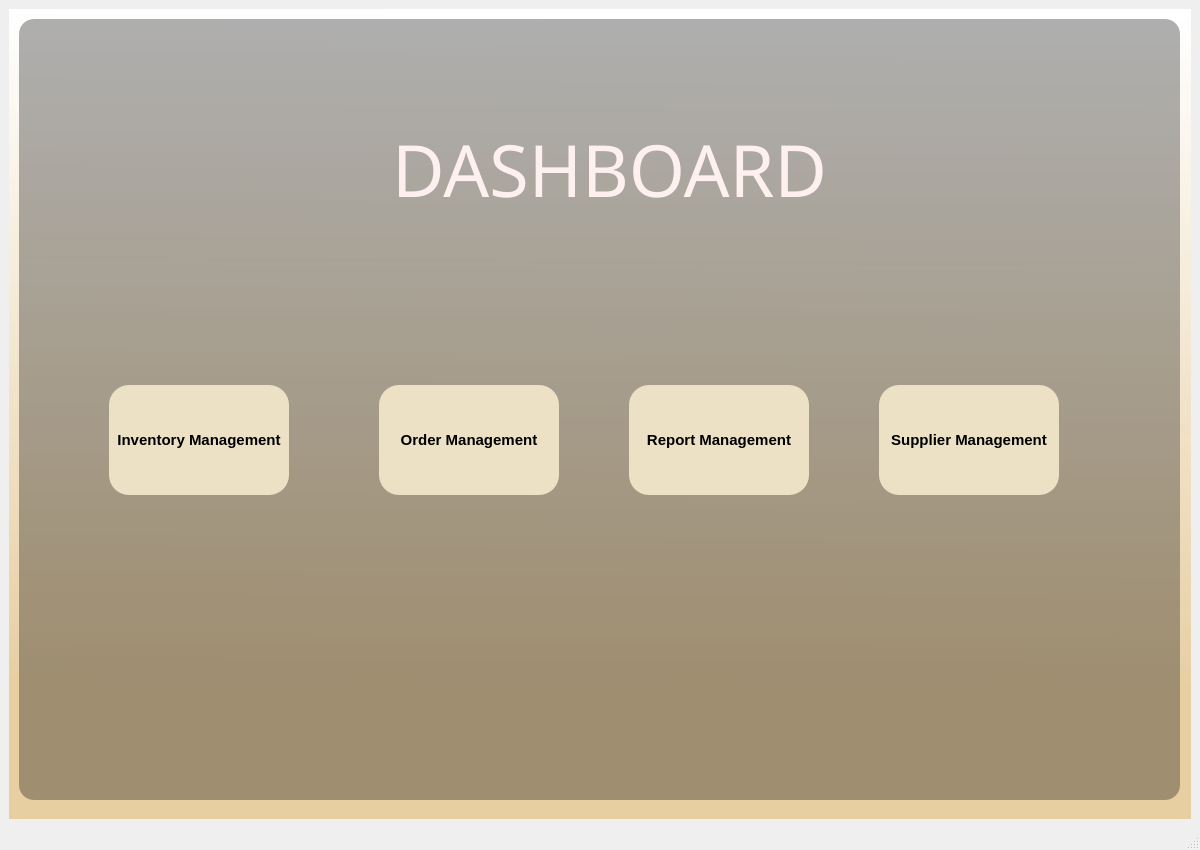
<?xml version="1.0" encoding="UTF-8"?>
<ui version="4.0">
 <class>dashboard</class>
 <widget class="QMainWindow" name="dashboard">
  <property name="geometry">
   <rect>
    <x>0</x>
    <y>0</y>
    <width>1200</width>
    <height>850</height>
   </rect>
  </property>
  <property name="windowTitle">
   <string>MainWindow</string>
  </property>
  <widget class="QWidget" name="centralwidget">
   <layout class="QGridLayout" name="gridLayout">
    <item row="0" column="1">
     <widget class="QWidget" name="widget" native="true">
      <property name="styleSheet">
       <string notr="true">background-color: qlineargradient(spread:pad, x1:0.312, y1:1, x2:0.321782, y2:0, stop:0.164179 rgba(231, 206, 161, 251), stop:1 rgba(255, 255, 255, 255));</string>
      </property>
      <widget class="QLabel" name="label">
       <property name="geometry">
        <rect>
         <x>270</x>
         <y>30</y>
         <width>700</width>
         <height>700</height>
        </rect>
       </property>
       <property name="styleSheet">
        <string notr="true">QLabel {
   background-color:transparent;

}
</string>
       </property>
       <property name="frameShape">
        <enum>QFrame::NoFrame</enum>
       </property>
       <property name="frameShadow">
        <enum>QFrame::Sunken</enum>
       </property>
       <property name="text">
        <string/>
       </property>
       <property name="pixmap">
        <pixmap resource="resources.qrc">:/newPrefix/logo1.png</pixmap>
       </property>
       <property name="scaledContents">
        <bool>true</bool>
       </property>
      </widget>
      <widget class="QWidget" name="widget_2" native="true">
       <property name="geometry">
        <rect>
         <x>10</x>
         <y>10</y>
         <width>1161</width>
         <height>781</height>
        </rect>
       </property>
       <property name="styleSheet">
        <string notr="true">background-color: qlineargradient(spread:pad, x1:0, y1:0, x2:1, y2:0, stop:1 rgba(0, 0, 0, 80));
border-radius:15px;</string>
       </property>
       <layout class="QVBoxLayout" name="verticalLayout">
        <item>
         <widget class="QFrame" name="frame">
          <property name="minimumSize">
           <size>
            <width>0</width>
            <height>250</height>
           </size>
          </property>
          <property name="styleSheet">
           <string notr="true">background-color:transparent;</string>
          </property>
          <property name="frameShape">
           <enum>QFrame::StyledPanel</enum>
          </property>
          <property name="frameShadow">
           <enum>QFrame::Raised</enum>
          </property>
          <widget class="QLabel" name="dashboard_label">
           <property name="geometry">
            <rect>
             <x>320</x>
             <y>80</y>
             <width>541</width>
             <height>141</height>
            </rect>
           </property>
           <property name="font">
            <font>
             <family>Rockwell Extra Bold</family>
             <pointsize>-1</pointsize>
             <weight>50</weight>
             <italic>false</italic>
             <bold>false</bold>
            </font>
           </property>
           <property name="styleSheet">
            <string notr="true">background-color: transparent;
font-size: 72px;
color: #FFF0F0;
font: &quot;Gulzar&quot;;
</string>
           </property>
           <property name="text">
            <string>DASHBOARD</string>
           </property>
           <property name="alignment">
            <set>Qt::AlignCenter</set>
           </property>
          </widget>
         </widget>
        </item>
        <item>
         <widget class="QFrame" name="frame_2">
          <property name="sizePolicy">
           <sizepolicy hsizetype="Preferred" vsizetype="Expanding">
            <horstretch>0</horstretch>
            <verstretch>0</verstretch>
           </sizepolicy>
          </property>
          <property name="styleSheet">
           <string notr="true">background-color:transparent;</string>
          </property>
          <property name="frameShape">
           <enum>QFrame::StyledPanel</enum>
          </property>
          <property name="frameShadow">
           <enum>QFrame::Sunken</enum>
          </property>
          <widget class="QToolButton" name="Inventory_DB">
           <property name="geometry">
            <rect>
             <x>90</x>
             <y>110</y>
             <width>180</width>
             <height>110</height>
            </rect>
           </property>
           <property name="font">
            <font>
             <pointsize>-1</pointsize>
             <weight>75</weight>
             <italic>false</italic>
             <bold>true</bold>
            </font>
           </property>
           <property name="cursor">
            <cursorShape>PointingHandCursor</cursorShape>
           </property>
           <property name="styleSheet">
            <string notr="true">QToolButton{
background-color:#ECE1C5;
border-radius:20px;
font-size: 15px;
color: black;
font: &quot;Jost&quot; ;
font-weight: bold;

}

QToolButton:hover {
background-color: rgba(244,237,228,200);
border-radius: 20px;
}</string>
           </property>
           <property name="text">
            <string>Inventory Management</string>
           </property>
           <property name="icon">
            <iconset resource="resources.qrc">
             <normaloff>:/newPrefix/inventory.png</normaloff>
             <activeoff>:/newPrefix/inventory-w.png</activeoff>
             <selectedoff>:/newPrefix/inventory.png</selectedoff>:/newPrefix/inventory.png</iconset>
           </property>
           <property name="iconSize">
            <size>
             <width>100</width>
             <height>100</height>
            </size>
           </property>
           <property name="toolButtonStyle">
            <enum>Qt::ToolButtonTextUnderIcon</enum>
           </property>
          </widget>
          <widget class="QToolButton" name="Order_DB">
           <property name="geometry">
            <rect>
             <x>360</x>
             <y>110</y>
             <width>180</width>
             <height>110</height>
            </rect>
           </property>
           <property name="font">
            <font>
             <pointsize>-1</pointsize>
             <weight>75</weight>
             <italic>false</italic>
             <bold>true</bold>
            </font>
           </property>
           <property name="cursor">
            <cursorShape>PointingHandCursor</cursorShape>
           </property>
           <property name="styleSheet">
            <string notr="true">QToolButton{
background-color:#ECE1C5;
border-radius:20px;
font-size: 15px;
color: black;
font: &quot;Jost&quot; ;
font-weight: bold;

}

QToolButton:hover {
background-color: rgba(244,237,228,200);
border-radius: 20px;
}</string>
           </property>
           <property name="text">
            <string>Order Management</string>
           </property>
           <property name="icon">
            <iconset resource="resources.qrc">
             <normaloff>:/newPrefix/icons8-order-management-64 1.png</normaloff>:/newPrefix/icons8-order-management-64 1.png</iconset>
           </property>
           <property name="iconSize">
            <size>
             <width>100</width>
             <height>100</height>
            </size>
           </property>
           <property name="toolButtonStyle">
            <enum>Qt::ToolButtonTextUnderIcon</enum>
           </property>
          </widget>
          <widget class="QToolButton" name="Report_DB">
           <property name="geometry">
            <rect>
             <x>610</x>
             <y>110</y>
             <width>180</width>
             <height>110</height>
            </rect>
           </property>
           <property name="font">
            <font>
             <pointsize>-1</pointsize>
             <weight>75</weight>
             <italic>false</italic>
             <bold>true</bold>
            </font>
           </property>
           <property name="cursor">
            <cursorShape>PointingHandCursor</cursorShape>
           </property>
           <property name="styleSheet">
            <string notr="true">QToolButton{
background-color:#ECE1C5;
border-radius:20px;
font-size: 15px;
color: black;
font: &quot;Jost&quot; ;
font-weight: bold;

}

QToolButton:hover {
background-color: rgba(244,237,228,200);
border-radius: 20px;
}</string>
           </property>
           <property name="text">
            <string>Report Management</string>
           </property>
           <property name="icon">
            <iconset resource="resources.qrc">
             <normaloff>:/newPrefix/icons8-health-graph-50.png</normaloff>:/newPrefix/icons8-health-graph-50.png</iconset>
           </property>
           <property name="iconSize">
            <size>
             <width>100</width>
             <height>100</height>
            </size>
           </property>
           <property name="toolButtonStyle">
            <enum>Qt::ToolButtonTextUnderIcon</enum>
           </property>
          </widget>
          <widget class="QToolButton" name="Supplier_DB">
           <property name="geometry">
            <rect>
             <x>860</x>
             <y>110</y>
             <width>180</width>
             <height>110</height>
            </rect>
           </property>
           <property name="font">
            <font>
             <pointsize>-1</pointsize>
             <weight>75</weight>
             <italic>false</italic>
             <bold>true</bold>
            </font>
           </property>
           <property name="cursor">
            <cursorShape>PointingHandCursor</cursorShape>
           </property>
           <property name="styleSheet">
            <string notr="true">QToolButton{
background-color:#ECE1C5;
border-radius:20px;
font-size: 15px;
color: black;
font: &quot;Jost&quot; ;
font-weight: bold;

}

QToolButton:hover {
background-color: rgba(244,237,228,200);
border-radius: 20px;
}</string>
           </property>
           <property name="text">
            <string>Supplier Management</string>
           </property>
           <property name="icon">
            <iconset resource="resources.qrc">
             <normaloff>:/newPrefix/supplier.png</normaloff>:/newPrefix/supplier.png</iconset>
           </property>
           <property name="iconSize">
            <size>
             <width>100</width>
             <height>100</height>
            </size>
           </property>
           <property name="toolButtonStyle">
            <enum>Qt::ToolButtonTextUnderIcon</enum>
           </property>
          </widget>
          <widget class="QToolButton" name="Logout_DB">
           <property name="geometry">
            <rect>
             <x>1020</x>
             <y>430</y>
             <width>61</width>
             <height>41</height>
            </rect>
           </property>
           <property name="font">
            <font>
             <weight>75</weight>
             <italic>false</italic>
             <bold>true</bold>
            </font>
           </property>
           <property name="cursor">
            <cursorShape>PointingHandCursor</cursorShape>
           </property>
           <property name="styleSheet">
            <string notr="true">QToolButton {
    background-color: transparent;
    border-radius: 50px; 
   
}

QToolButton:hover {
    background-color: rgba(244, 237, 228, 200);
    border-radius: 50px; 
}
</string>
           </property>
           <property name="text">
            <string/>
           </property>
           <property name="icon">
            <iconset resource="resources.qrc">
             <normaloff>:/newPrefix/LOGOUT BUTTON.png</normaloff>:/newPrefix/LOGOUT BUTTON.png</iconset>
           </property>
           <property name="iconSize">
            <size>
             <width>100</width>
             <height>100</height>
            </size>
           </property>
           <property name="toolButtonStyle">
            <enum>Qt::ToolButtonTextUnderIcon</enum>
           </property>
          </widget>
         </widget>
        </item>
       </layout>
      </widget>
     </widget>
    </item>
   </layout>
  </widget>
  <widget class="QStatusBar" name="statusbar"/>
 </widget>
 <resources>
  <include location="resources.qrc"/>
 </resources>
 <connections/>
</ui>
